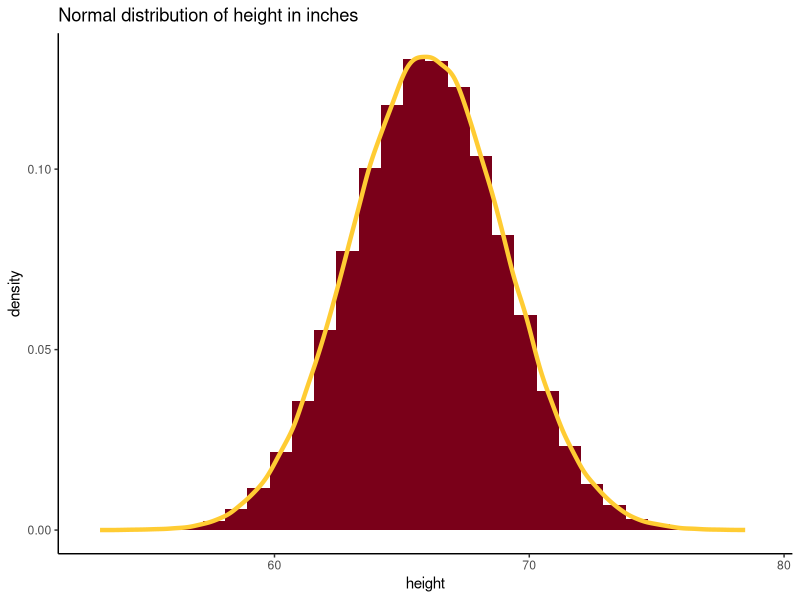
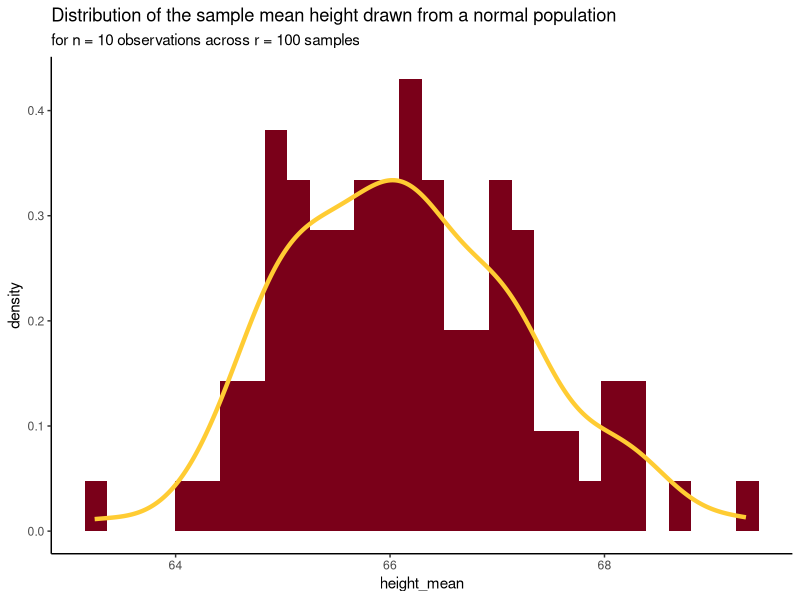
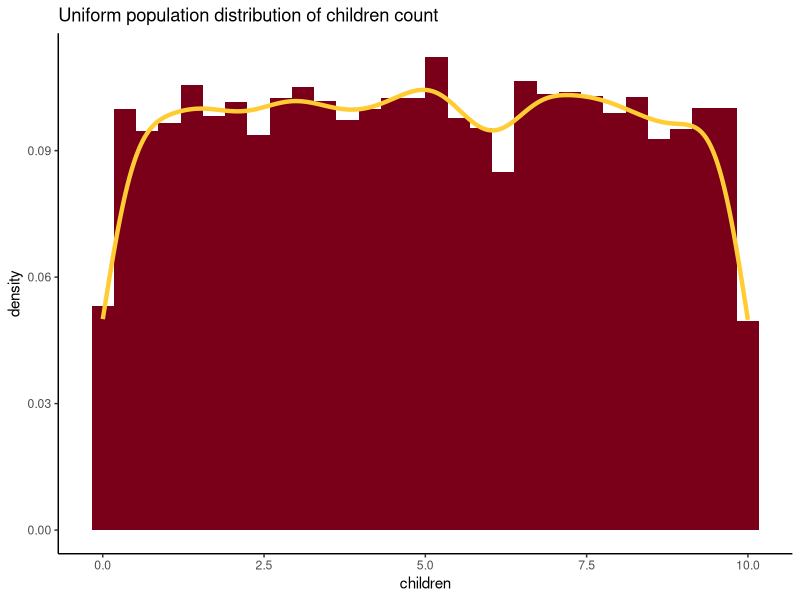

The R script that drew these images, in order:
## ---- chunk 1
knitr::opts_chunk$set(echo = TRUE, warning = FALSE, message = FALSE,
                      fig.height = 4)
## ---- chunk 2
library(ggplot2)
## ---- chunk 3
# what does the population distribution look like?
ggplot(data = data.frame(height = rnorm(n = 100000, mean = 66, sd = 3)),
       aes(height)) +
  # make a histogram in UMN maroon
  geom_histogram(fill = "#7A0019",
                 # adding this option just standardize the y-axis scaling
                 aes(y = after_stat(density))) +
  # add a density line in UMN gold and slightly thicker than normal
  geom_density(color = "#FFCC33", linewidth = 1.5) +
  # add some labels
  labs(
    title = "Normal distribution of height in inches"
  ) +
  theme_classic()
## ---- chunk 4
# store sampling characteristics
n <- 10    # each lab only needs to find 10 observations
r <- 100   # there are 100 labs -- the sampling process is repeated 100 times
mu <- 66   # population mean
sigma <- 3 # population standard deviation

# initialize a vector to store all sample averages
#   of length 100 because there are 100 samples
height_mean <- numeric(r)

# set seed for reproducibility
set.seed(8814)

# let's get sampling!
for(i in 1:r){
  
  # at each sample, generate n = 10 observations
  current_sample <- rnorm(n = n, mean = mu, sd = sigma)
  
  # store the sample mean for each sample
  height_mean[i] <- mean(current_sample)
}
## ---- chunk 5
# let's take a look at our sample means
# mean of the 25th sample
height_mean[25]

# the mean of all sample means
#   pretty close to population mu!
mean(height_mean)

# the standard error
(se_height <- sd(height_mean))

# the estimated population standard deviation
#   pretty close to population sigma
se_height * sqrt(n)
## ---- chunk 6
# histogram of all sample means
ggplot(data = data.frame(height_mean),
       aes(height_mean)) +
  # make a histogram in UMN maroon
  geom_histogram(fill = "#7A0019",
                 # adding this option just standardize the y-axis scaling
                 aes(y = after_stat(density))) +
  # add a density line in UMN gold and slightly thicker than normal
  geom_density(color = "#FFCC33", linewidth = 1.5) +
  # add some labels
  labs(
    title = "Distribution of the sample mean height drawn from a normal population",
    subtitle = "for n = 10 observations across r = 100 samples"
  ) +
  theme_classic()
## ---- chunk 7
# insert your code here

## ---- chunk 8
# what does the population distribution look like?
ggplot(data = data.frame(children = runif(n = 10000, min = 0, max = 10)),
       aes(children)) +
  # make a histogram in UMN maroon
  geom_histogram(fill = "#7A0019",
                 # adding this option just standardize the y-axis scaling
                 aes(y = after_stat(density))) +
  # add a density line in UMN gold and slightly thicker than normal
  geom_density(color = "#FFCC33", linewidth = 1.5) +
  # add some labels
  labs(
    title = "Uniform population distribution of children count"
  ) +
  theme_classic()
## ---- chunk 9
# store sampling characteristics
n <- 50     # each lab only needs to find 50 observations
r <- 500    # there are 500 labs -- the sampling process is repeated 500 times
min_a <- 0  # lower boundary
max_b <- 10 # upper boundary

# initialize a vector to store all sample averages
#   of length 500 because there are 500 samples
children_mean <- numeric(r)

# set seed for reproducibility
set.seed(8814)

# let's get sampling!
for(i in 1:r){
  
  # at each sample, generate n = 50 observations
  current_sample <- runif(n = n, min = min_a, max = max_b)
  
  # store the sample mean for each sample
  children_mean[i] <- mean(current_sample)
}
## ---- chunk 10
# let's take a look at our sample means
# mean of the 14th sample
children_mean[14]

# the mean of all sample means
#   pretty close to population mu!
mean(children_mean)

# the standard error
(se_children <- sd(children_mean))

# the estimated population standard deviation
#   pretty close to population sigma!
se_children * sqrt(n)
## ---- chunk 11
# set seed
set.seed(8814)

# set parameter values
mu <- 1
sigma <- 1
n <- 100
r <- 10000

# initialize a 10000 X 2 matrix to store sample means and error
#   each row is the result for a repetition
#   column 1: estimate = xbar
#   column 2: error = xbar - mu
sample_result <- matrix(nrow = r, ncol = 2)
colnames(sample_result) <- c("Estimate", "Error")

# let us simulate
for(i in 1:r) {
  
  # generate 1 sample of size n = 100
  current_sample <- rnorm(n = n, mean = mu, sd = sigma)
  
  # compute estimator xbar
  xbar <- mean(current_sample)
  
  # store estimate and error in sample_result matrix
  sample_result[i, "Estimate"] <- xbar
  sample_result[i, "Error"] <- xbar - mu
}
## ---- chunk 12
# take a look at the first few repetitions
sample_result[c(1:5), ]

# mean of sampling distribution
#   very close to mu
mean(sample_result[, "Estimate"])

# standard error of the mean
(se_sample <- sd(sample_result[, "Estimate"]))

# estimate of population standard deviation
#   very close to sigma
se_sample * sqrt(n)

# compute bias
mean(sample_result[, "Error"])
## ---- chunk 13
# insert your code here

## ---- chunk 14
# set seed
set.seed(8814)

# set parameter values
mu <- 1
sigma <- 1
n <- 100
r <- 10000

# initialize a 10000 X 2 matrix to store errors for xbar and median
#   each row is the result for a repetition
#   column 1: squared errors for xbar
#   column 2: squared errors for median
compare_results <- matrix(nrow = r, ncol = 2)
colnames(compare_results) <- c("SError-mean", "SError-median")

# let's simulate!
for (i in 1:r) {
  
  # generate data
  current_sample <- rnorm(n = n, mean = mu, sd = sigma)
  
  # compute xbar and median
  xbar <- mean(current_sample)
  mdn  <- median(current_sample)
  
  # calculate and store squared error for each estimator
  compare_results[i, "SError-mean"]   <- (xbar - mu)^2
  compare_results[i, "SError-median"] <- (mdn - mu)^2
}

# compare mse
apply(X = compare_results,
      MARGIN = 2, #column wise operation
      FUN = mean)

# you can also just take the mean of each column manually
mean(compare_results[, "SError-mean"])
mean(compare_results[, "SError-median"])
